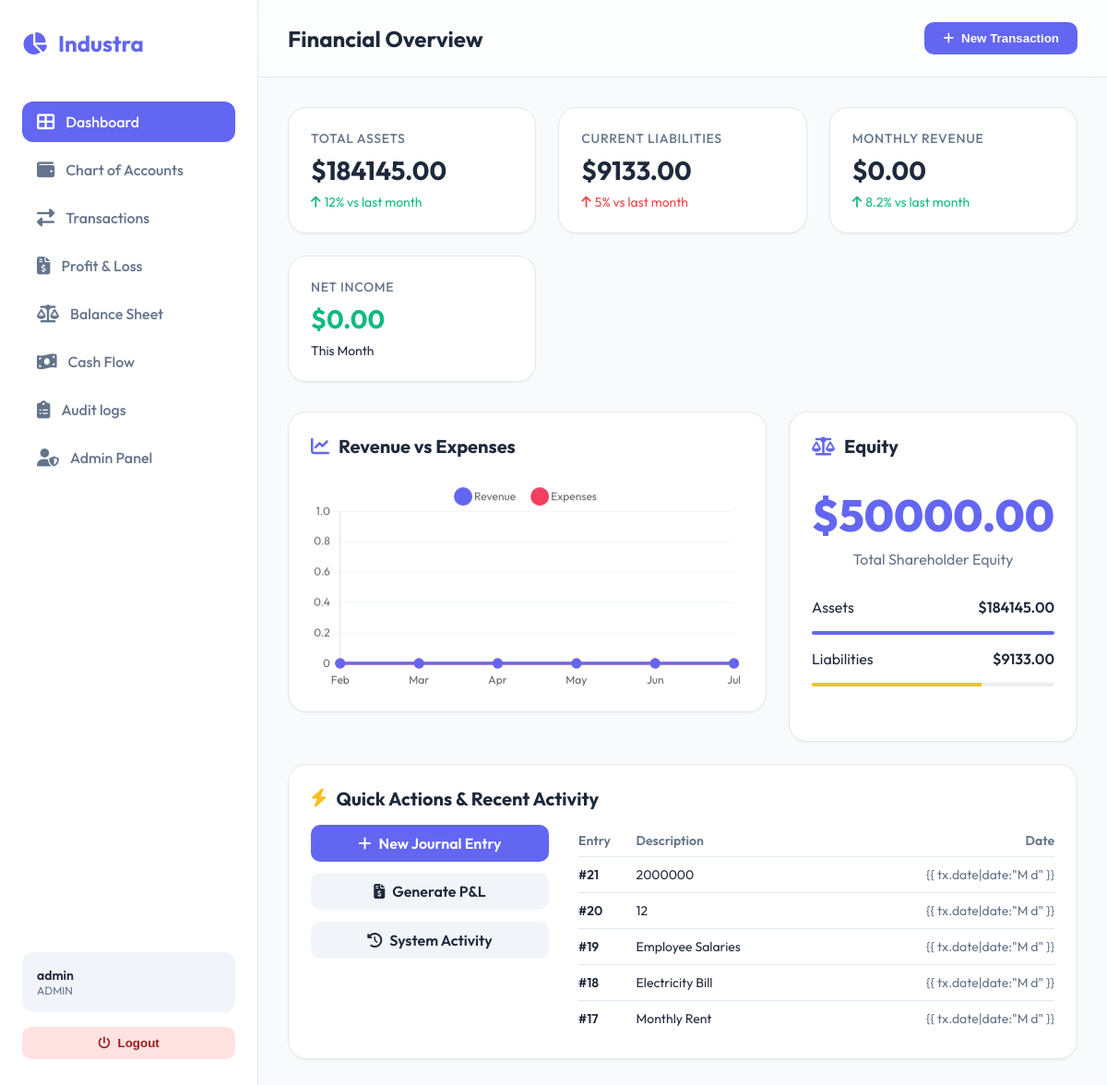
Screenshot of / (signed in) with the database file from the repository.
### accounting/models.py (models this page shows, shortened)
class UserProfile(models.Model):
    ROLES = [
        ('ADMIN', 'Administrator'),
        ('ACCOUNTANT', 'Accountant'),
        ('MANAGER', 'Manager'),
        ('VIEWER', 'Viewer'),
    ]
    user = models.OneToOneField(User, on_delete=models.CASCADE, related_name='profile')
    role = models.CharField(max_length=20, choices=ROLES, default='VIEWER')
    phone = models.CharField(max_length=20, blank=True)

class JournalEntry(models.Model):
    date = models.DateField()
    description = models.TextField()
    contact = models.ForeignKey(Contact, on_delete=models.SET_NULL, null=True, blank=True)
    created_by = models.ForeignKey(User, on_delete=models.SET_NULL, null=True)
    created_at = models.DateTimeField(auto_now_add=True)
    updated_at = models.DateTimeField(auto_now=True)
    class Meta:
        verbose_name_plural = "Journal Entries"

### accounting/views.py (the view)
# urls.py: path('', views.dashboard, name='dashboard'),
@login_required
def dashboard(request):
    accounts = Account.objects.all()
    total_assets = sum(a.balance for a in accounts if a.account_type == 'ASSET')
    total_liabilities = sum(a.balance for a in accounts if a.account_type == 'LIABILITY')
    total_equity = sum(a.balance for a in accounts if a.account_type == 'EQUITY')
    today = date.today()
    start_of_month = today.replace(day=1)
    monthly_stats = JournalEntryLine.objects.filter(
        journal_entry__date__gte=start_of_month
    ).select_related('account')
    monthly_revenue = monthly_stats.filter(account__account_type='REVENUE').aggregate(Sum('credit'))['credit__sum'] or 0
    monthly_expense = monthly_stats.filter(account__account_type='EXPENSE').aggregate(Sum('debit'))['debit__sum'] or 0
    net_income = monthly_revenue - monthly_expense
    recent_transactions = JournalEntry.objects.all().select_related('created_by').order_by('-created_at')[:5]
    chart_labels = []
    revenue_data = []
    expense_data = []
    for i in range(5, -1, -1):
        month_date = today - timedelta(days=i*30)
        chart_labels.append(month_date.strftime('%b'))
        m_start = month_date.replace(day=1)
        if month_date.month == 12:
            m_end = month_date.replace(year=month_date.year+1, month=1, day=1) - timedelta(days=1)
        else:
            m_end = month_date.replace(month=month_date.month+1, day=1) - timedelta(days=1)
        rev = JournalEntryLine.objects.filter(
            account__account_type='REVENUE',
            journal_entry__date__range=[m_start, m_end]
        ).aggregate(Sum('credit'))['credit__sum'] or 0
        exp = JournalEntryLine.objects.filter(
            account__account_type='EXPENSE',
            journal_entry__date__range=[m_start, m_end]
        ).aggregate(Sum('debit'))['debit__sum'] or 0
        revenue_data.append(float(rev))
        expense_data.append(float(exp))
    context = {
        'total_assets': total_assets,
        'total_liabilities': total_liabilities,
        'total_equity': total_equity,
        'monthly_revenue': monthly_revenue,
        'monthly_expense': monthly_expense,
        'net_income': net_income,
        'chart_labels': chart_labels,
        'revenue_data': revenue_data,
        'expense_data': expense_data,
        'recent_transactions': recent_transactions,
    }
    return render(request, 'accounting/dashboard.html', context)

### accounting/templates/accounting/dashboard.html (shortened to what this page needs)
{% extends 'accounting/base.html' %}
{% block page_title %}Financial Overview{% endblock %}
{% block content %}
<div class="metrics-grid">
    <div class="card metric-card">
        <div class="metric-title">Total Assets</div>
        <div class="metric-value">${{ total_assets|floatformat:2 }}</div>
        <div class="metric-trend trend-up">
            <i class="fas fa-arrow-up"></i> 12% vs last month
        </div>
    </div>
    <div class="card metric-card">
        <div class="metric-title">Current Liabilities</div>
        <div class="metric-value">${{ total_liabilities|floatformat:2 }}</div>
        <div class="metric-trend trend-down">
            <i class="fas fa-arrow-up"></i> 5% vs last month
        </div>
    </div>
    <div class="card metric-card">
        <div class="metric-title">Monthly Revenue</div>
        <div class="metric-value">${{ monthly_revenue|floatformat:2 }}</div>
        <div class="metric-trend trend-up">
            <i class="fas fa-arrow-up"></i> 8.2% vs last month
        </div>
    </div>
    <div class="card metric-card">
        <div class="metric-title">Net Income</div>
        <div class="metric-value {% if net_income >= 0 %}trend-up{% else %}trend-down{% endif %}">
            ${{ net_income|floatformat:2 }}
        </div>
        <div class="metric-trend">
            This Month
        </div>
    </div>
</div>
<div class="grid-2" style="display: grid; grid-template-columns: 2fr 1fr; gap: 1.5rem;">
    <div class="card chart-container">
        <div class="section-title">
            <i class="fas fa-chart-line" style="color: var(--primary)"></i>
            Revenue vs Expenses
        </div>
        <canvas id="mainChart" height="150"></canvas>
    </div>
    <div class="card">
        <div class="section-title">
            <i class="fas fa-balance-scale" style="color: var(--primary)"></i>
            Equity
        </div>
        <div style="margin-top: 2rem; text-align: center;">
            <div style="font-size: 3rem; font-weight: 800; color: var(--primary);">
                ${{ total_equity|floatformat:2 }}
            </div>
            <p style="color: var(--text-light); margin-top: 0.5rem;">Total Shareholder Equity</p>
            <div style="margin-top: 2rem; display: flex; flex-direction: column; gap: 1rem; text-align: left;">
                <div style="display: flex; justify-content: space-between;">
                    <span>Assets</span>
                    <span style="font-weight: 600;">${{ total_assets|floatformat:2 }}</span>
                </div>
                <div style="height: 4px; background: #eee; border-radius: 2px; overflow: hidden;">
                    <div style="width: 100%; height: 100%; background: var(--primary);"></div>
                </div>
                <div style="display: flex; justify-content: space-between;">
                    <span>Liabilities</span>
                    <span style="font-weight: 600;">${{ total_liabilities|floatformat:2 }}</span>
                </div>
                <div style="height: 4px; background: #eee; border-radius: 2px; overflow: hidden;">
                    <div style="width: 70%; height: 100%; background: #fbbf24;"></div>
                </div>
            </div>
        </div>
    </div>
</div>
<div class="card" style="margin-top: 1.5rem;">
    <div class="section-title">
        <i class="fas fa-bolt" style="color: #fbbf24"></i>
        Quick Actions & Recent Activity
    </div>
    <div style="display: grid; grid-template-columns: 1fr 2fr; gap: 2rem; margin-top: 1rem;">
        <div style="display: flex; flex-direction: column; gap: 0.8rem;">
            <a href="{% url 'add_transaction' %}" class="btn btn-primary" style="width: 100%; justify-content: center;">
                <i class="fas fa-plus"></i> New Journal Entry
            </a>
            <a href="{% url 'profit_loss' %}" class="btn"
                style="width: 100%; background: #f1f5f9; color: var(--text-dark); justify-content: center;">
                <i class="fas fa-file-invoice-dollar"></i> Generate P&L
            </a>
            <a href="{% url 'audit_logs' %}" class="btn"
                style="width: 100%; background: #f1f5f9; color: var(--text-dark); justify-content: center;">
                <i class="fas fa-history"></i> System Activity
            </a>
        </div>
        <div>
            <table style="margin-top: 0; font-size: 0.875rem;">
                <thead style="background: transparent;">
                    <tr>
                        <th style="padding: 8px 0;">Entry</th>
                        <th style="padding: 8px 0;">Description</th>
                        <th style="padding: 8px 0; text-align: right;">Date</th>
                    </tr>
                </thead>
                <tbody>
                    {% for tx in recent_transactions %}
                    <tr>
                        <td style="padding: 10px 0; font-weight: 600;">#{{ tx.id }}</td>
                        <td style="padding: 10px 0;">{{ tx.description|truncatechars:30 }}</td>
                        <td style="padding: 10px 0; text-align: right; color: var(--text-light);">{{ tx.date|date:"M d"
                            }}</td>
                    </tr>
                    {% empty %}
                    <tr>
                        <td colspan="3" style="text-align: center; padding: 20px;">No recent entries.</td>
                    </tr>
                    {% endfor %}
                </tbody>
            </table>
        </div>
    </div>
</div>
{% endblock %}
{% block extra_js %}
<script>
    const ctx = document.getElementById('mainChart').getContext('2d');
    new Chart(ctx, {
        type: 'line',
        data: {
            labels: {{ chart_labels| safe }},
        datasets: [
        {
            label: 'Revenue',
            data: {{ revenue_data| safe }},
        borderColor: '#6366f1',
        backgroundColor: 'rgba(99, 102, 241, 0.1)',
        fill: true,
        tension: 0.4,
        borderWidth: 3,
        pointRadius: 4,
        pointBackgroundColor: '#6366f1'
                },
        {
            label: 'Expenses',
            data: {{ expense_data| safe }},
        borderColor: '#f43f5e',
        backgroundColor: 'rgba(244, 63, 94, 0.1)',
        fill: true,
        tension: 0.4,
        borderWidth: 3,
        pointRadius: 4,
        pointBackgroundColor: '#f43f5e'
                }
    ]
        },
        options: {
        responsive: true,
        plugins: {
            legend: {
                position: 'top',
                labels: {
                    usePointStyle: true,
                    padding: 20,
                    font: { family: 'Outfit', size: 12 }
                }
            }
        },
        scales: {
            y: {
                beginAtZero: true,
                grid: { color: '#f1f5f9' },
                ticks: { font: { family: 'Outfit' } }
            },
            x: {
                grid: { display: false },
                ticks: { font: { family: 'Outfit' } }
            }
        },
        interaction: {
            intersect: false,
            mode: 'index',
        }
    }
    });
</script>
{% endblock %}

### accounting/templates/accounting/base.html (shortened to what this page needs)
<!DOCTYPE html>
<html lang="en">
<head>
    <link rel="stylesheet" href="https://cdnjs.cloudflare.com/ajax/libs/font-awesome/6.4.0/css/all.min.css">
</head>
<body>
    <aside class="sidebar">
        <div class="logo">
            <i class="fas fa-chart-pie"></i>
            <span>Industra</span>
        </div>
        <ul class="nav-links">
            <li>
                <a href="{% url 'dashboard' %}"
                    class="{% if request.resolver_match.url_name == 'dashboard' %}active{% endif %}">
                    <i class="fas fa-th-large"></i>
                    <span>Dashboard</span>
                </a>
            </li>
            <li>
                <a href="{% url 'accounts_list' %}"
                    class="{% if request.resolver_match.url_name == 'accounts_list' %}active{% endif %}">
                    <i class="fas fa-wallet"></i>
                    <span>Chart of Accounts</span>
                </a>
            </li>
            <li>
                <a href="{% url 'transactions_list' %}"
                    class="{% if request.resolver_match.url_name == 'transactions_list' %}active{% endif %}">
                    <i class="fas fa-exchange-alt"></i>
                    <span>Transactions</span>
                </a>
            </li>
            <li>
                <a href="{% url 'profit_loss' %}"
                    class="{% if request.resolver_match.url_name == 'profit_loss' %}active{% endif %}">
                    <i class="fas fa-file-invoice-dollar"></i>
                    <span>Profit & Loss</span>
                </a>
            </li>
            <li>
                <a href="{% url 'balance_sheet' %}"
                    class="{% if request.resolver_match.url_name == 'balance_sheet' %}active{% endif %}">
                    <i class="fas fa-balance-scale"></i>
                    <span>Balance Sheet</span>
                </a>
            </li>
            <li>
                <a href="{% url 'cash_flow' %}"
                    class="{% if request.resolver_match.url_name == 'cash_flow' %}active{% endif %}">
                    <i class="fas fa-money-bill-wave"></i>
                    <span>Cash Flow</span>
                </a>
            </li>
            {% if request.user.is_staff %}
            <li>
                <a href="{% url 'audit_logs' %}"
                    class="{% if request.resolver_match.url_name == 'audit_logs' %}active{% endif %}">
                    <i class="fas fa-clipboard-list"></i>
                    <span>Audit logs</span>
                </a>
            </li>
            {% endif %}
            <li>
                <a href="/admin/" target="_blank">
                    <i class="fas fa-user-shield"></i>
                    <span>Admin Panel</span>
                </a>
            </li>
        </ul>
        <div style="margin-top: auto;">
            {% if user.is_authenticated %}
            <div style="padding: 1rem; background: #f1f5f9; border-radius: 12px; margin-bottom: 1rem;">
                <div style="font-weight: 600; font-size: 0.875rem;">{{ user.username }}</div>
                <div style="font-size: 0.75rem; color: var(--text-light);">{{ user.profile.role }}</div>
            </div>
            <form action="{% url 'logout' %}" method="post">
                <button type="submit" class="btn"
                    style="width: 100%; background: #fee2e2; color: #991b1b; justify-content: center;">
                    <i class="fas fa-power-off"></i> Logout
                </button>
            </form>
            {% endif %}
        </div>
    </aside>
    <main class="main-container">
        <header>
            <div class="header-left">
                <h2>{% block page_title %}Dashboard{% endblock %}</h2>
            </div>
            <div class="header-right">
                <button class="btn btn-primary" onclick="location.href='{% url 'add_transaction' %}'">
                    <i class="fas fa-plus"></i> New Transaction
                </button>
            </div>
        </header>
        <div class="content">
            {% block content %}{% endblock %}
        </div>
    </main>
    {% block extra_js %}{% endblock %}
</body>
</html>

### rows the page displays
JournalEntry: id "21", description "2000000"
JournalEntry: id "20", description "12"
JournalEntry: id "19", description "Employee Salaries"
JournalEntry: id "18", description "Electricity Bill"
JournalEntry: id "17", description "Monthly Rent"

### other values shown
{{ user.username }} "admin"
{{ user.profile.role }} "ADMIN"
{{ total_assets|floatformat:2 }} "184145.00"
{{ total_liabilities|floatformat:2 }} "9133.00"
{{ monthly_revenue|floatformat:2 }} "0.00"
{{ net_income|floatformat:2 }} "0.00"
{{ total_equity|floatformat:2 }} "50000.00"
chart data {{ chart_labels| safe }} ['Feb', 'Mar', 'Apr', 'May', 'Jun', 'Jul']
chart data {{ revenue_data| safe }} [0.0, 0.0, 0.0, 0.0, 0.0, 0.0]
chart data {{ expense_data| safe }} [0.0, 0.0, 0.0, 0.0, 0.0, 0.0]
